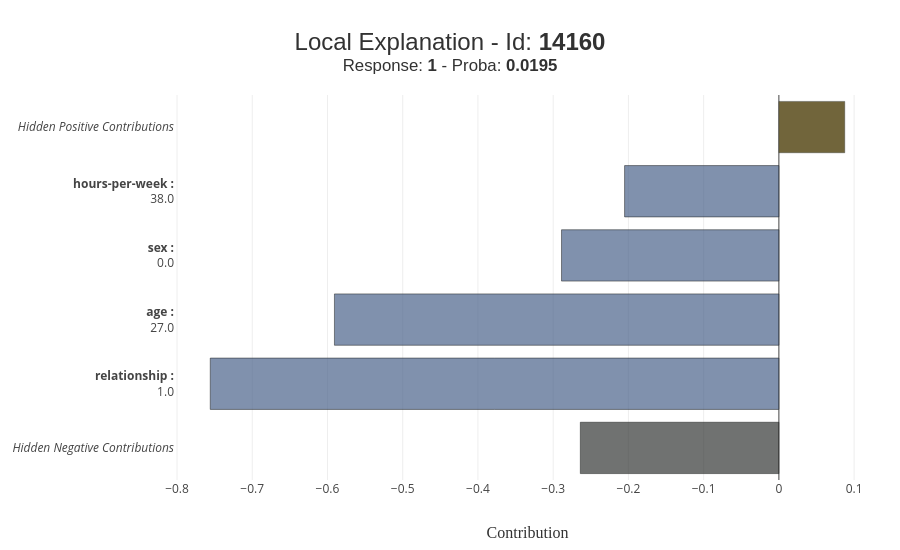

Notebook cell for this chart:
### Code cell
xpl.plot.local_plot(index=14160)

### Figure 1 — Plotly figure (JSON) as saved in the notebook; plotly's stock layout.template omitted (floating-point values rounded to 4 significant figures)
{"data": [{"customdata": ["<b>Hidden Negative Contributions</b>"], "hovertemplate": "%{customdata}<br />Contribution: %{x:.4f}<extra></extra>", "marker": {"color": "rgba(52, 55, 54, 0.7)", "line": {"color": "rgba(27, 28, 28, 1.0)", "width": 0.5}}, "orientation": "h", "showlegend": false, "type": "bar", "x": [-0.2639], "y": ["<i>Hidden Negative Contributions</i>"]}, {"customdata": ["<b>relationship :</b><br />1.0"], "hovertemplate": "%{customdata}<br />Contribution: %{x:.4f}<extra></extra>", "marker": {"color": "rgba(74, 99, 138, 0.7)", "line": {"color": "rgba(27, 28, 28, 1.0)", "width": 0.5}}, "orientation": "h", "showlegend": false, "type": "bar", "x": [-0.7558], "y": ["<b>relationship :</b><br />1.0"]}, {"customdata": ["<b>age :</b><br />27.0"], "hovertemplate": "%{customdata}<br />Contribution: %{x:.4f}<extra></extra>", "marker": {"color": "rgba(74, 99, 138, 0.7)", "line": {"color": "rgba(27, 28, 28, 1.0)", "width": 0.5}}, "orientation": "h", "showlegend": false, "type": "bar", "x": [-0.5907], "y": ["<b>age :</b><br />27.0"]}, {"customdata": ["<b>sex :</b><br />0.0"], "hovertemplate": "%{customdata}<br />Contribution: %{x:.4f}<extra></extra>", "marker": {"color": "rgba(74, 99, 138, 0.7)", "line": {"color": "rgba(27, 28, 28, 1.0)", "width": 0.5}}, "orientation": "h", "showlegend": false, "type": "bar", "x": [-0.2889], "y": ["<b>sex :</b><br />0.0"]}, {"customdata": ["<b>hours-per-week :</b><br />38.0"], "hovertemplate": "%{customdata}<br />Contribution: %{x:.4f}<extra></extra>", "marker": {"color": "rgba(74, 99, 138, 0.7)", "line": {"color": "rgba(27, 28, 28, 1.0)", "width": 0.5}}, "orientation": "h", "showlegend": false, "type": "bar", "x": [-0.2051], "y": ["<b>hours-per-week :</b><br />38.0"]}, {"customdata": ["<b>Hidden Positive Contributions</b>"], "hovertemplate": "%{customdata}<br />Contribution: %{x:.4f}<extra></extra>", "marker": {"color": "rgba(113, 101, 59, 1.0)", "line": {"color": "rgba(52, 55, 54, 0.8)", "width": 0.5}}, "orientation": "h", "showlegend": false, "type": "bar", "x": [0.08756], "y": ["<i>Hidden Positive Contributions</i>"]}], "layout": {"barmode": "group", "height": 550, "hovermode": "closest", "margin": {"b": 70, "l": 150, "r": 20, "t": 95}, "title": {"font": {"color": "rgb(50, 50, 50)", "family": "Arial", "size": 24}, "text": "Local Explanation - Id: <b>14160</b><br><sup>Response: <b>1</b> - Proba: <b>0.0195</b></sup>", "x": 0.5, "xanchor": "center", "y": 0.9091, "yanchor": "middle"}, "width": 900, "xaxis": {"title": {"font": {"color": "rgb(50, 50, 50)", "family": "Arial Black", "size": 16}, "text": "Contribution"}}, "yaxis": {"automargin": true, "dtick": 1, "title": {"font": {"color": "rgb(50, 50, 50)", "family": "Arial Black", "size": 16}}, "type": "category"}}}
